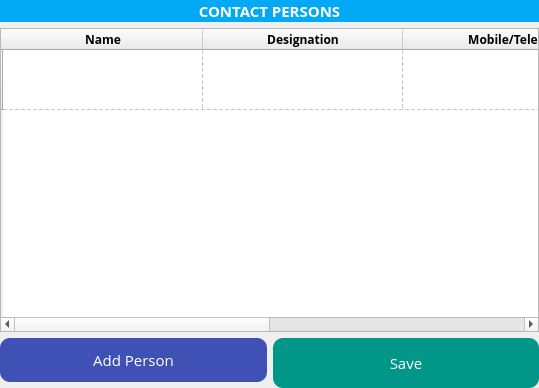
<?xml version="1.0" encoding="UTF-8"?>
<ui version="4.0">
 <class>Form</class>
 <widget class="QWidget" name="Form">
  <property name="geometry">
   <rect>
    <x>0</x>
    <y>0</y>
    <width>539</width>
    <height>388</height>
   </rect>
  </property>
  <property name="windowTitle">
   <string>Form</string>
  </property>
  <layout class="QGridLayout" name="gridLayout">
   <property name="leftMargin">
    <number>0</number>
   </property>
   <property name="topMargin">
    <number>0</number>
   </property>
   <property name="rightMargin">
    <number>0</number>
   </property>
   <property name="bottomMargin">
    <number>0</number>
   </property>
   <item row="3" column="0">
    <widget class="QWidget" name="widget" native="true">
     <property name="sizePolicy">
      <sizepolicy hsizetype="Preferred" vsizetype="Preferred">
       <horstretch>0</horstretch>
       <verstretch>0</verstretch>
      </sizepolicy>
     </property>
     <property name="minimumSize">
      <size>
       <width>0</width>
       <height>30</height>
      </size>
     </property>
     <property name="maximumSize">
      <size>
       <width>16777215</width>
       <height>50</height>
      </size>
     </property>
     <layout class="QGridLayout" name="gridLayout_2">
      <property name="leftMargin">
       <number>0</number>
      </property>
      <property name="topMargin">
       <number>0</number>
      </property>
      <property name="rightMargin">
       <number>0</number>
      </property>
      <property name="bottomMargin">
       <number>0</number>
      </property>
      <item row="0" column="0">
       <widget class="QPushButton" name="AddPerson">
        <property name="sizePolicy">
         <sizepolicy hsizetype="Minimum" vsizetype="Expanding">
          <horstretch>0</horstretch>
          <verstretch>0</verstretch>
         </sizepolicy>
        </property>
        <property name="font">
         <font>
          <family>Open Sans</family>
          <pointsize>11</pointsize>
          <stylestrategy>PreferAntialias</stylestrategy>
         </font>
        </property>
        <property name="styleSheet">
         <string notr="true">background-color:rgb(63,81,181);
color: rgb(255, 255, 255);
border-radius:10;</string>
        </property>
        <property name="text">
         <string>Add Person</string>
        </property>
       </widget>
      </item>
      <item row="0" column="2" rowspan="2">
       <widget class="QPushButton" name="Save">
        <property name="sizePolicy">
         <sizepolicy hsizetype="Minimum" vsizetype="Expanding">
          <horstretch>0</horstretch>
          <verstretch>0</verstretch>
         </sizepolicy>
        </property>
        <property name="minimumSize">
         <size>
          <width>0</width>
          <height>0</height>
         </size>
        </property>
        <property name="font">
         <font>
          <family>Open Sans</family>
          <pointsize>11</pointsize>
          <stylestrategy>PreferAntialias</stylestrategy>
         </font>
        </property>
        <property name="styleSheet">
         <string notr="true">background-color:rgb(0,150,136);
color: rgb(255, 255, 255);
border-radius:10;</string>
        </property>
        <property name="text">
         <string>Save</string>
        </property>
       </widget>
      </item>
     </layout>
    </widget>
   </item>
   <item row="2" column="0">
    <widget class="QTableWidget" name="Display">
     <property name="font">
      <font>
       <family>Open Sans</family>
       <pointsize>9</pointsize>
       <stylestrategy>PreferAntialias</stylestrategy>
      </font>
     </property>
     <property name="editTriggers">
      <set>QAbstractItemView::AnyKeyPressed|QAbstractItemView::DoubleClicked|QAbstractItemView::EditKeyPressed|QAbstractItemView::SelectedClicked</set>
     </property>
     <property name="gridStyle">
      <enum>Qt::DashLine</enum>
     </property>
     <attribute name="horizontalHeaderVisible">
      <bool>true</bool>
     </attribute>
     <attribute name="horizontalHeaderCascadingSectionResizes">
      <bool>true</bool>
     </attribute>
     <attribute name="horizontalHeaderMinimumSectionSize">
      <number>150</number>
     </attribute>
     <attribute name="horizontalHeaderDefaultSectionSize">
      <number>200</number>
     </attribute>
     <attribute name="horizontalHeaderStretchLastSection">
      <bool>false</bool>
     </attribute>
     <attribute name="verticalHeaderCascadingSectionResizes">
      <bool>true</bool>
     </attribute>
     <attribute name="verticalHeaderMinimumSectionSize">
      <number>60</number>
     </attribute>
     <attribute name="verticalHeaderDefaultSectionSize">
      <number>60</number>
     </attribute>
     <attribute name="verticalHeaderStretchLastSection">
      <bool>false</bool>
     </attribute>
     <row>
      <property name="text">
       <string/>
      </property>
     </row>
     <column>
      <property name="text">
       <string>Name</string>
      </property>
      <property name="font">
       <font>
        <family>Open Sans</family>
        <weight>75</weight>
        <bold>true</bold>
        <stylestrategy>PreferAntialias</stylestrategy>
       </font>
      </property>
     </column>
     <column>
      <property name="text">
       <string>Designation</string>
      </property>
      <property name="font">
       <font>
        <family>Open Sans</family>
        <weight>75</weight>
        <bold>true</bold>
        <stylestrategy>PreferAntialias</stylestrategy>
       </font>
      </property>
     </column>
     <column>
      <property name="text">
       <string>Mobile/Tele</string>
      </property>
      <property name="font">
       <font>
        <family>Open Sans</family>
        <weight>75</weight>
        <bold>true</bold>
        <stylestrategy>PreferAntialias</stylestrategy>
       </font>
      </property>
     </column>
     <column>
      <property name="text">
       <string>Email</string>
      </property>
      <property name="font">
       <font>
        <family>Open Sans</family>
        <weight>75</weight>
        <bold>true</bold>
        <stylestrategy>PreferAntialias</stylestrategy>
       </font>
      </property>
     </column>
    </widget>
   </item>
   <item row="1" column="0">
    <widget class="QLabel" name="label">
     <property name="font">
      <font>
       <family>Open Sans</family>
       <pointsize>11</pointsize>
       <weight>75</weight>
       <bold>true</bold>
       <stylestrategy>PreferAntialias</stylestrategy>
      </font>
     </property>
     <property name="styleSheet">
      <string notr="true">background-color: rgb(3,169,244);
color: rgb(255, 255, 255);</string>
     </property>
     <property name="text">
      <string>CONTACT PERSONS</string>
     </property>
     <property name="alignment">
      <set>Qt::AlignCenter</set>
     </property>
    </widget>
   </item>
  </layout>
 </widget>
 <resources/>
 <connections/>
</ui>
